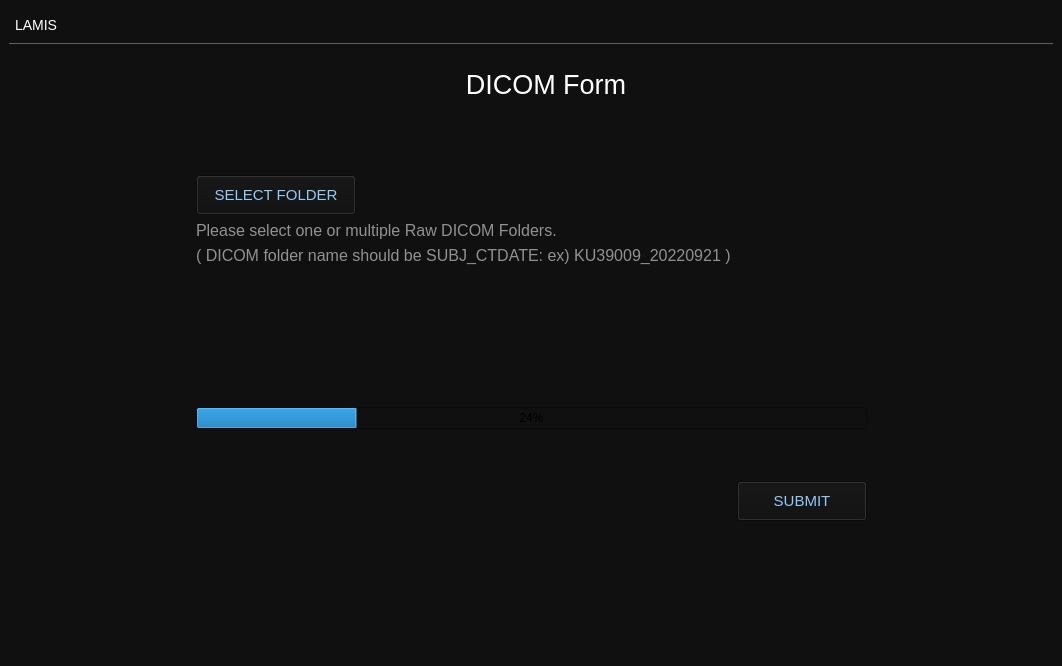
<?xml version="1.0" encoding="UTF-8"?>
<ui version="4.0">
 <class>MainWindow</class>
 <widget class="QMainWindow" name="MainWindow">
  <property name="geometry">
   <rect>
    <x>0</x>
    <y>0</y>
    <width>1062</width>
    <height>666</height>
   </rect>
  </property>
  <property name="windowTitle">
   <string>MainWindow</string>
  </property>
  <property name="styleSheet">
   <string notr="true">background-color: #101010;</string>
  </property>
  <widget class="QWidget" name="centralWidget">
   <layout class="QGridLayout" name="gridLayout_3">
    <item row="0" column="0">
     <layout class="QGridLayout" name="gridLayout_2">
      <item row="13" column="1" colspan="3">
       <widget class="QProgressBar" name="progressBar">
        <property name="sizePolicy">
         <sizepolicy hsizetype="Expanding" vsizetype="Fixed">
          <horstretch>0</horstretch>
          <verstretch>0</verstretch>
         </sizepolicy>
        </property>
        <property name="minimumSize">
         <size>
          <width>0</width>
          <height>0</height>
         </size>
        </property>
        <property name="value">
         <number>24</number>
        </property>
       </widget>
      </item>
      <item row="6" column="1">
       <widget class="QPushButton" name="selectButton">
        <property name="sizePolicy">
         <sizepolicy hsizetype="Fixed" vsizetype="Fixed">
          <horstretch>0</horstretch>
          <verstretch>0</verstretch>
         </sizepolicy>
        </property>
        <property name="minimumSize">
         <size>
          <width>160</width>
          <height>40</height>
         </size>
        </property>
        <property name="cursor">
         <cursorShape>PointingHandCursor</cursorShape>
        </property>
        <property name="styleSheet">
         <string notr="true">background-color: #101010;
font-size: 15px;
color: #91C9F8;</string>
        </property>
        <property name="text">
         <string>SELECT FOLDER</string>
        </property>
       </widget>
      </item>
      <item row="11" column="1" colspan="3">
       <widget class="QLabel" name="folderPath">
        <property name="sizePolicy">
         <sizepolicy hsizetype="Preferred" vsizetype="Preferred">
          <horstretch>0</horstretch>
          <verstretch>0</verstretch>
         </sizepolicy>
        </property>
        <property name="minimumSize">
         <size>
          <width>0</width>
          <height>130</height>
         </size>
        </property>
        <property name="baseSize">
         <size>
          <width>0</width>
          <height>150</height>
         </size>
        </property>
        <property name="font">
         <font>
          <pointsize>13</pointsize>
         </font>
        </property>
        <property name="mouseTracking">
         <bool>false</bool>
        </property>
        <property name="styleSheet">
         <string notr="true">color: rgb(235, 235, 235);</string>
        </property>
        <property name="text">
         <string/>
        </property>
        <property name="alignment">
         <set>Qt::AlignLeading|Qt::AlignLeft|Qt::AlignVCenter</set>
        </property>
       </widget>
      </item>
      <item row="8" column="1" colspan="2">
       <widget class="QLabel" name="label_2">
        <property name="sizePolicy">
         <sizepolicy hsizetype="Preferred" vsizetype="Fixed">
          <horstretch>0</horstretch>
          <verstretch>0</verstretch>
         </sizepolicy>
        </property>
        <property name="font">
         <font>
          <pointsize>12</pointsize>
         </font>
        </property>
        <property name="styleSheet">
         <string notr="true">color: rgb(145, 145, 145);</string>
        </property>
        <property name="text">
         <string>Please select one or multiple Raw DICOM Folders.</string>
        </property>
       </widget>
      </item>
      <item row="10" column="1" colspan="2">
       <widget class="QLabel" name="label_3">
        <property name="sizePolicy">
         <sizepolicy hsizetype="Preferred" vsizetype="Fixed">
          <horstretch>0</horstretch>
          <verstretch>0</verstretch>
         </sizepolicy>
        </property>
        <property name="font">
         <font>
          <pointsize>12</pointsize>
         </font>
        </property>
        <property name="styleSheet">
         <string notr="true">color: rgb(145, 145, 145);</string>
        </property>
        <property name="text">
         <string>( DICOM folder name should be SUBJ_CTDATE: ex) KU39009_20220921 )</string>
        </property>
       </widget>
      </item>
      <item row="17" column="0" colspan="5">
       <widget class="QLabel" name="label_5">
        <property name="sizePolicy">
         <sizepolicy hsizetype="Preferred" vsizetype="Preferred">
          <horstretch>0</horstretch>
          <verstretch>0</verstretch>
         </sizepolicy>
        </property>
        <property name="minimumSize">
         <size>
          <width>0</width>
          <height>130</height>
         </size>
        </property>
        <property name="text">
         <string/>
        </property>
       </widget>
      </item>
      <item row="0" column="0" colspan="5" alignment="Qt::AlignTop">
       <widget class="QLabel" name="header">
        <property name="sizePolicy">
         <sizepolicy hsizetype="Preferred" vsizetype="Fixed">
          <horstretch>0</horstretch>
          <verstretch>0</verstretch>
         </sizepolicy>
        </property>
        <property name="minimumSize">
         <size>
          <width>0</width>
          <height>35</height>
         </size>
        </property>
        <property name="maximumSize">
         <size>
          <width>16777215</width>
          <height>35</height>
         </size>
        </property>
        <property name="accessibleDescription">
         <string/>
        </property>
        <property name="layoutDirection">
         <enum>Qt::LeftToRight</enum>
        </property>
        <property name="styleSheet">
         <string notr="true">font-size: 14px;
color: white;
border-bottom: 0.7px solid rgb(94, 94, 94);
letter-spacing: 0.2em;
padding-left: 3px;
padding-bottom: 2px;</string>
        </property>
        <property name="text">
         <string>LAMIS</string>
        </property>
        <property name="alignment">
         <set>Qt::AlignLeading|Qt::AlignLeft|Qt::AlignVCenter</set>
        </property>
       </widget>
      </item>
      <item row="4" column="2" alignment="Qt::AlignHCenter">
       <widget class="QLabel" name="Title">
        <property name="sizePolicy">
         <sizepolicy hsizetype="Preferred" vsizetype="Preferred">
          <horstretch>0</horstretch>
          <verstretch>0</verstretch>
         </sizepolicy>
        </property>
        <property name="minimumSize">
         <size>
          <width>220</width>
          <height>100</height>
         </size>
        </property>
        <property name="maximumSize">
         <size>
          <width>16777215</width>
          <height>100</height>
         </size>
        </property>
        <property name="font">
         <font>
          <family>.AppleSystemUIFont</family>
          <pointsize>-1</pointsize>
          <bold>false</bold>
          <underline>false</underline>
         </font>
        </property>
        <property name="styleSheet">
         <string notr="true">color: white;
font-size: 27px;</string>
        </property>
        <property name="text">
         <string>&lt;html&gt;&lt;head/&gt;&lt;body&gt;&lt;p&gt;DICOM Form&lt;/p&gt;&lt;/body&gt;&lt;/html&gt;</string>
        </property>
        <property name="alignment">
         <set>Qt::AlignHCenter|Qt::AlignTop</set>
        </property>
       </widget>
      </item>
      <item row="15" column="1" colspan="3">
       <widget class="QLabel" name="statusLabel">
        <property name="sizePolicy">
         <sizepolicy hsizetype="Preferred" vsizetype="Preferred">
          <horstretch>0</horstretch>
          <verstretch>0</verstretch>
         </sizepolicy>
        </property>
        <property name="minimumSize">
         <size>
          <width>0</width>
          <height>0</height>
         </size>
        </property>
        <property name="maximumSize">
         <size>
          <width>16777215</width>
          <height>40</height>
         </size>
        </property>
        <property name="font">
         <font>
          <family>AppleGothic</family>
          <italic>true</italic>
         </font>
        </property>
        <property name="styleSheet">
         <string notr="true">color: rgb(235, 235, 235);</string>
        </property>
        <property name="text">
         <string/>
        </property>
       </widget>
      </item>
      <item row="16" column="3">
       <widget class="QPushButton" name="submitButton">
        <property name="enabled">
         <bool>true</bool>
        </property>
        <property name="sizePolicy">
         <sizepolicy hsizetype="Fixed" vsizetype="Fixed">
          <horstretch>0</horstretch>
          <verstretch>0</verstretch>
         </sizepolicy>
        </property>
        <property name="minimumSize">
         <size>
          <width>130</width>
          <height>40</height>
         </size>
        </property>
        <property name="font">
         <font>
          <family>.AppleSystemUIFont</family>
          <pointsize>-1</pointsize>
         </font>
        </property>
        <property name="cursor">
         <cursorShape>PointingHandCursor</cursorShape>
        </property>
        <property name="styleSheet">
         <string notr="true">background-color: #101010;
font-size: 15px;
color: #91C9F8;

</string>
        </property>
        <property name="text">
         <string>SUBMIT</string>
        </property>
       </widget>
      </item>
     </layout>
    </item>
   </layout>
  </widget>
 </widget>
 <resources/>
 <connections/>
</ui>
